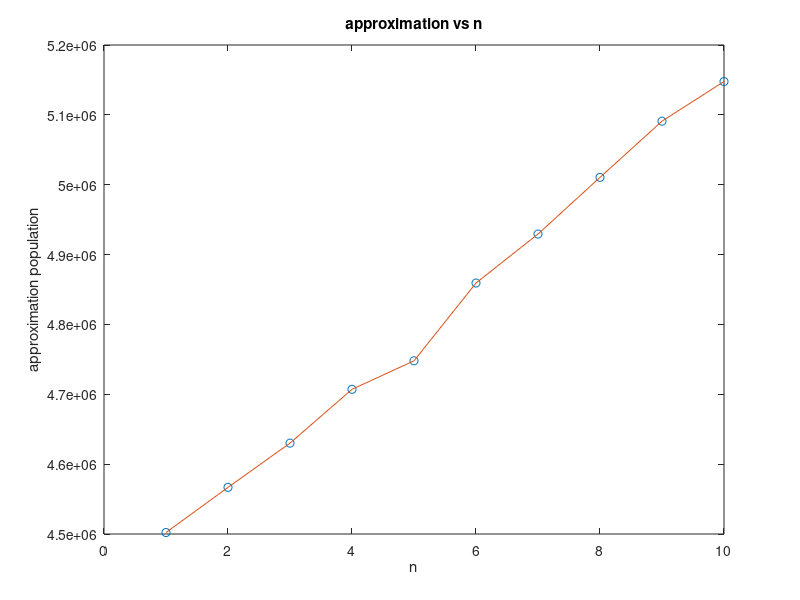

The MATLAB script that drew this image:
%Jeongwoon Suh
%301313489
%MACM 316 CA4

% n for (n + 1) nodes,
x = 8;
% data points
xx = [1 2 3 4 6 7 8 9 10];
y = [4502104; 4566769; 4630077; 4707103; 4859250; 4929384; 5010476; 5090955; 5147712];
% interpolated points
n = 4.5;

% Neville Interpolation
d = zeros(1, x+1);
d(1) = n - xx(1);
 for i = 1 : x
    d(i + 1) = n - xx(i + 1);
    for j = 1 : i
       y(i+1, j+1) = (d(i+1) * y(i, j)- d(i-j+1) * y(i+1, j))/(d(i+1)-d(i-j+1));
    end
end
 
%  list for storing approximate values
list = [];

%  diplaying table for interpolation
fprintf('Table for interpolation evaluated at x = %0.4f: \n', n);
for i = 0 : x
    fprintf('%2.4f ', xx(i+1));
    list(end + 1) = y(i+1, 1);
    if i == 3
        list(end + 1) = y(x + 1,x + 1);
    end
    for j = 0 : i
       fprintf('%0.4f ', y(i + 1,j + 1));
    end
    fprintf('\n');
end
fprintf("Using Neville's Interpolation, the approximate value for x = n = 4.5 is %.4f\n", y(x+1,x+1));

% plotting approximation vs n plot
xp = [1,2,3,4,5,6,7,8,9,10];
plot(xp,list,'o',xp,list,'-');
title('approximation vs n')
xlabel('n');
ylabel('approximation population');